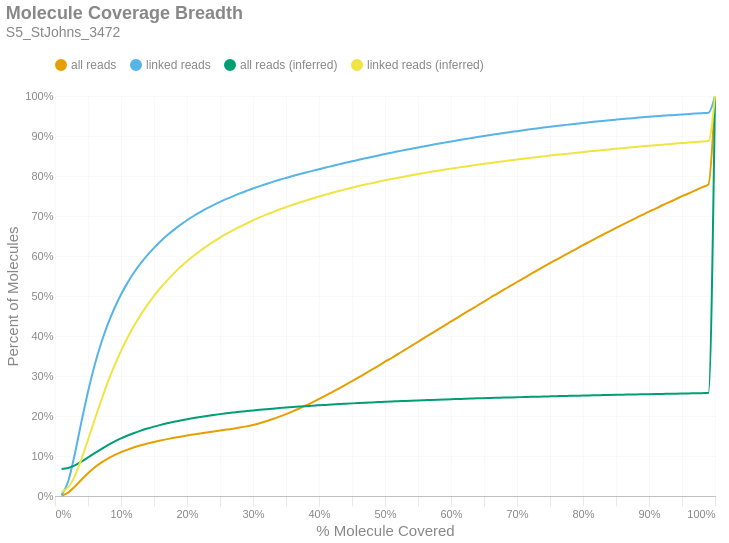

The code cell stored with this chart in its notebook:
### Markdown cell above
### Molecule Read Coverage
This chart shows molecule coverage breadth as computed by the number of bases aligned to that molecule. In other words, "*how much of each unique long molecule is actually sequenced/aligned?*" Keep in mind there is a distinction between sequences and alignments, since some sequences belonging to a particular molecule may not align well and wouldn't appear in the alignment data. This chart also shows molecule coverage breadth as computed by the *inferred fragment* from which the aligned sequences originate. Unlike read coverage, this calculation takes into account the total insert size, including unsequenced gaps between the forward and reverse reads. Like the previous figures, these are cumulative percents.

### Code cell
if SKIPLR:
    print_html(f"Skipped")
else:
    binned_df = consolidated_hist(valids['coverage_bp'], mask, 0.01, True)
    binned_df_inf = consolidated_hist(valids['coverage_inserts'], mask, 0.01, True)
    binned_df = binned_df.with_columns(pl.lit(binned_df_inf['all reads (cumsum)']).alias('all reads (inferred)'))
    binned_df = binned_df.with_columns(pl.lit(binned_df_inf['linked reads (cumsum)']).alias('linked reads (inferred)'))
    binned_df = binned_df.with_columns(
        (pl.col('bin').cast(pl.Float64) + 0.01).alias('right_edge')
    )

    with SafeRender(binned_df):
        (
            density_plot(binned_df, 'Molecule Coverage Breadth', samplename, 'molcov', ['all reads (inferred)','linked reads (inferred)'])
            .encode(
                #x=alt.X('bin:Q', title="% Molecule Covered").axis(format = '%').scale(padding=0),
                x=alt.X('right_edge:Q', title="% Molecule Covered").axis(format='%').scale(padding=0),
                y=alt.Y('value:Q', title='Percent of Molecules')
                    .axis(format='%')
                    .stack(False)
                    .scale(domainMin=0, padding=0),
                color=alt.Color("key:N").scale(domain = ["all reads", "linked reads", "all reads (inferred)", "linked reads (inferred)"]),
                tooltip = [
                    alt.Tooltip("key:N", title = "Data Type"),
                    alt.Tooltip("range_label:N", title="% Molecule Covered"),
                    alt.Tooltip("value:Q", format = ".2%", title="% Molecules")
                ]
            )
        ).display()

### Figure 1 — Vega-Lite specification as saved in the notebook (floating-point values rounded to 4 significant figures)
{"width": "container", "height": 400, "config": {"title": {"anchor": "start", "dy": -15, "fontSize": 18, "color": "#888888", "subtitleColor": "#888888", "subtitleFontSize": 14}, "arc": {"fill": "#0072B2"}, "axis": {"domainColor": "#888888", "domainWidth": 0.5, "gridWidth": 0.2, "grid": false, "titleFontWeight": 400, "titleFontSize": 15, "labelFontSize": 11, "labelColor": "#888888", "tickColor": "#888888", "tickWidth": 0.2, "titleColor": "#888888"}, "axisBand": {"grid": false}, "axisX": {"grid": true, "tickSize": 10, "domainCap": "round"}, "axisY": {"domain": false, "grid": true, "tickSize": 0, "domainCap": "round"}, "background": "transparent", "header": {"labelFontSize": 15, "labelColor": "#888888", "titleFontSize": 15, "titleFontWeight": 600, "titleColor": "#888888"}, "legend": {"labelFont": "sans-serif", "labelFontSize": 12, "labelColor": "#888888", "symbolSize": 100, "symbolType": "circle", "titleFontSize": 12, "titlePadding": 10, "titleColor": "#888888", "title": null, "orient": "top"}, "range": {"category": ["#E69F00", "#56B4E9", "#009E73", "#F0E442", "#0072B2", "#D55E00", "#CC79A7", "#000000"], "diverging": ["#cfe8f3", "#a2d4ec", "#73bfe2", "#46abdb", "#1696d2", "#12719e"]}, "area": {"fill": "#0072B2", "fillOpacity": 0.7, "line": true, "strokeOpacity": 0.7}, "line": {"color": "#0072B2", "stroke": "#0072B2", "strokeWidth": 2}, "trail": {"color": "#0072B2", "stroke": "#0072B2", "strokeWidth": 0, "size": 1}, "point": {"filled": true, "fillOpacity": 1.0, "size": 95}, "text": {"color": "#888888", "fontSize": 11, "align": "right", "fontWeight": 400, "size": 11}, "bar": {"fill": "#0072B2", "stroke": null}, "view": {"stroke": null, "continuousWidth": 660, "continuousHeight": 400}}, "data": {"name": "data-846cc79daeae3ab130403cc5646b88bb"}, "mark": {"type": "line", "interpolate": "monotone", "point": {"opacity": 0, "size": 275}}, "encoding": {"color": {"field": "key", "scale": {"domain": ["all reads", "linked reads", "all reads (inferred)", "linked reads (inferred)"]}, "type": "nominal"}, "tooltip": [{"field": "key", "title": "Data Type", "type": "nominal"}, {"field": "range_label", "title": "% Molecule Covered", "type": "nominal"}, {"field": "value", "format": ".2%", "title": "% Molecules", "type": "quantitative"}], "x": {"axis": {"format": "%"}, "field": "right_edge", "scale": {"padding": 0}, "title": "% Molecule Covered", "type": "quantitative"}, "y": {"axis": {"format": "%"}, "field": "value", "scale": {"domainMin": 0, "padding": 0}, "stack": false, "title": "Percent of Molecules", "type": "quantitative"}}, "params": [{"name": "param_c36ac31b6afebe62", "select": {"type": "point", "fields": ["key"]}, "bind": "legend"}], "title": {"text": "Molecule Coverage Breadth", "subtitle": "S5_StJohns_3472"}, "transform": [{"fold": ["all reads (cumsum)", "linked reads (cumsum)", "all reads (inferred)", "linked reads (inferred)"]}, {"calculate": "replace(datum.key, ' (cumsum)', '')", "as": "key"}, {"filter": {"param": "param_c36ac31b6afebe62"}}], "usermeta": {"embedOptions": {"downloadFileName": "S5_StJohns_3472.molcov"}}, "$schema": "https://vega.github.io/schema/vega-lite/v6.1.0.json", "datasets": {"data-846cc79daeae3ab130403cc5646b88bb": [{"bin": "0.0", "interval": "0.0-0.01", "all reads": 0.0006902, "linked reads": 0.002417, "all reads (cumsum)": 0.0006902, "linked reads (cumsum)": 0.002417, "range_label": "0.0-0.01", "all reads (inferred)": 0.06743, "linked reads (inferred)": 0.01006, "right_edge": 0.01}, {"bin": "0.01", "interval": "0.01-0.02", "all reads": 0.007658, "linked reads": 0.034, "all reads (cumsum)": 0.008348, "linked reads (cumsum)": 0.03642, "range_label": "0.01-0.02", "all reads (inferred)": 0.07015, "linked reads (inferred)": 0.02132, "right_edge": 0.02}, {"bin": "0.02", "interval": "0.02-0.03", "all reads": 0.015, "linked reads": 0.06872, "all reads (cumsum)": 0.02335, "linked reads (cumsum)": 0.1051, "range_label": "0.02-0.03", "all reads (inferred)": 0.07654, "linked reads (inferred)": 0.04981, "right_edge": 0.03}, {"bin": "0.03", "interval": "0.03-0.04", "all reads": 0.01732, "linked reads": 0.07982, "all reads (cumsum)": 0.04067, "linked reads (cumsum)": 0.185, "range_label": "0.03-0.04", "all reads (inferred)": 0.08572, "linked reads (inferred)": 0.09187, "right_edge": 0.04}, {"bin": "0.04", "interval": "0.04-0.05", "all reads": 0.01639, "linked reads": 0.07588, "all reads (cumsum)": 0.05706, "linked reads (cumsum)": 0.2608, "range_label": "0.04-0.05", "all reads (inferred)": 0.0962, "linked reads (inferred)": 0.1403, "right_edge": 0.05}, {"bin": "0.05", "interval": "0.05-0.06", "all reads": 0.01428, "linked reads": 0.06603, "all reads (cumsum)": 0.07133, "linked reads (cumsum)": 0.3269, "range_label": "0.05-0.06", "all reads (inferred)": 0.107, "linked reads (inferred)": 0.1906, "right_edge": 0.06}, {"bin": "0.06", "interval": "0.06-0.07", "all reads": 0.01205, "linked reads": 0.05576, "all reads (cumsum)": 0.08339, "linked reads (cumsum)": 0.3826, "range_label": "0.06-0.07", "all reads (inferred)": 0.1174, "linked reads (inferred)": 0.2389, "right_edge": 0.07}, {"bin": "0.07", "interval": "0.07-0.08", "all reads": 0.01015, "linked reads": 0.047, "all reads (cumsum)": 0.09354, "linked reads (cumsum)": 0.4296, "range_label": "0.07-0.08", "all reads (inferred)": 0.1272, "linked reads (inferred)": 0.2847, "right_edge": 0.08}, {"bin": "0.08", "interval": "0.08-0.09", "all reads": 0.008621, "linked reads": 0.03979, "all reads (cumsum)": 0.1022, "linked reads (cumsum)": 0.4694, "range_label": "0.08-0.09", "all reads (inferred)": 0.136, "linked reads (inferred)": 0.3258, "right_edge": 0.09}, {"bin": "0.09", "interval": "0.09-0.1", "all reads": 0.007462, "linked reads": 0.03437, "all reads (cumsum)": 0.1096, "linked reads (cumsum)": 0.5038, "range_label": "0.09-0.1", "all reads (inferred)": 0.144, "linked reads (inferred)": 0.3629, "right_edge": 0.1}, {"bin": "0.1", "interval": "0.1-0.11", "all reads": 0.00646, "linked reads": 0.02964, "all reads (cumsum)": 0.1161, "linked reads (cumsum)": 0.5334, "range_label": "0.1-0.11", "all reads (inferred)": 0.1511, "linked reads (inferred)": 0.3963, "right_edge": 0.11}, {"bin": "0.11", "interval": "0.11-0.12", "all reads": 0.005667, "linked reads": 0.02588, "all reads (cumsum)": 0.1217, "linked reads (cumsum)": 0.5593, "range_label": "0.11-0.12", "all reads (inferred)": 0.1576, "linked reads (inferred)": 0.4264, "right_edge": 0.12}, {"bin": "0.12", "interval": "0.12-0.13", "all reads": 0.004986, "linked reads": 0.02277, "all reads (cumsum)": 0.1267, "linked reads (cumsum)": 0.5821, "range_label": "0.12-0.13", "all reads (inferred)": 0.1634, "linked reads (inferred)": 0.4535, "right_edge": 0.13}, {"bin": "0.13", "interval": "0.13-0.14", "all reads": 0.004438, "linked reads": 0.02021, "all reads (cumsum)": 0.1312, "linked reads (cumsum)": 0.6023, "range_label": "0.13-0.14", "all reads (inferred)": 0.1686, "linked reads (inferred)": 0.4779, "right_edge": 0.14}, {"bin": "0.14", "interval": "0.14-0.15", "all reads": 0.004025, "linked reads": 0.01815, "all reads (cumsum)": 0.1352, "linked reads (cumsum)": 0.6204, "range_label": "0.14-0.15", "all reads (inferred)": 0.1734, "linked reads (inferred)": 0.5003, "right_edge": 0.15}, {"bin": "0.15", "interval": "0.15-0.16", "all reads": 0.003668, "linked reads": 0.01645, "all reads (cumsum)": 0.1389, "linked reads (cumsum)": 0.6369, "range_label": "0.15-0.16", "all reads (inferred)": 0.1778, "linked reads (inferred)": 0.5206, "right_edge": 0.16}, {"bin": "0.16", "interval": "0.16-0.17", "all reads": 0.003343, "linked reads": 0.01472, "all reads (cumsum)": 0.1422, "linked reads (cumsum)": 0.6516, "range_label": "0.16-0.17", "all reads (inferred)": 0.1818, "linked reads (inferred)": 0.5392, "right_edge": 0.17}, {"bin": "0.17", "interval": "0.17-0.18", "all reads": 0.003163, "linked reads": 0.0137, "all reads (cumsum)": 0.1454, "linked reads (cumsum)": 0.6653, "range_label": "0.17-0.18", "all reads (inferred)": 0.1855, "linked reads (inferred)": 0.5566, "right_edge": 0.18}, {"bin": "0.18", "interval": "0.18-0.19", "all reads": 0.002962, "linked reads": 0.01251, "all reads (cumsum)": 0.1483, "linked reads (cumsum)": 0.6778, "range_label": "0.18-0.19", "all reads (inferred)": 0.1889, "linked reads (inferred)": 0.5724, "right_edge": 0.19}, {"bin": "0.19", "interval": "0.19-0.2", "all reads": 0.002816, "linked reads": 0.01165, "all reads (cumsum)": 0.1512, "linked reads (cumsum)": 0.6895, "range_label": "0.19-0.2", "all reads (inferred)": 0.192, "linked reads (inferred)": 0.5868, "right_edge": 0.2}, {"bin": "0.2", "interval": "0.2-0.21", "all reads": 0.002637, "linked reads": 0.01051, "all reads (cumsum)": 0.1538, "linked reads (cumsum)": 0.7, "range_label": "0.2-0.21", "all reads (inferred)": 0.1949, "linked reads (inferred)": 0.6004, "right_edge": 0.21}, {"bin": "0.21", "interval": "0.21-0.22", "all reads": 0.00256, "linked reads": 0.009813, "all reads (cumsum)": 0.1563, "linked reads (cumsum)": 0.7098, "range_label": "0.21-0.22", "all reads (inferred)": 0.1976, "linked reads (inferred)": 0.6131, "right_edge": 0.22}, {"bin": "0.22", "interval": "0.22-0.23", "all reads": 0.002425, "linked reads": 0.009001, "all reads (cumsum)": 0.1588, "linked reads (cumsum)": 0.7188, "range_label": "0.22-0.23", "all reads (inferred)": 0.2001, "linked reads (inferred)": 0.6248, "right_edge": 0.23}, {"bin": "0.23", "interval": "0.23-0.24", "all reads": 0.002428, "linked reads": 0.008496, "all reads (cumsum)": 0.1612, "linked reads (cumsum)": 0.7273, "range_label": "0.23-0.24", "all reads (inferred)": 0.2025, "linked reads (inferred)": 0.6358, "right_edge": 0.24}, {"bin": "0.24", "interval": "0.24-0.25", "all reads": 0.002425, "linked reads": 0.008105, "all reads (cumsum)": 0.1636, "linked reads (cumsum)": 0.7354, "range_label": "0.24-0.25", "all reads (inferred)": 0.2047, "linked reads (inferred)": 0.6461, "right_edge": 0.25}, {"bin": "0.25", "interval": "0.25-0.26", "all reads": 0.002338, "linked reads": 0.007407, "all reads (cumsum)": 0.166, "linked reads (cumsum)": 0.7428, "range_label": "0.25-0.26", "all reads (inferred)": 0.2068, "linked reads (inferred)": 0.6557, "right_edge": 0.26}, {"bin": "0.26", "interval": "0.26-0.27", "all reads": 0.002397, "linked reads": 0.00707, "all reads (cumsum)": 0.1684, "linked reads (cumsum)": 0.7499, "range_label": "0.26-0.27", "all reads (inferred)": 0.2087, "linked reads (inferred)": 0.6647, "right_edge": 0.27}, {"bin": "0.27", "interval": "0.27-0.28", "all reads": 0.00264, "linked reads": 0.006718, "all reads (cumsum)": 0.171, "linked reads (cumsum)": 0.7566, "range_label": "0.27-0.28", "all reads (inferred)": 0.2105, "linked reads (inferred)": 0.6733, "right_edge": 0.28}, {"bin": "0.28", "interval": "0.28-0.29", "all reads": 0.003023, "linked reads": 0.00625, "all reads (cumsum)": 0.174, "linked reads (cumsum)": 0.7628, "range_label": "0.28-0.29", "all reads (inferred)": 0.2122, "linked reads (inferred)": 0.6813, "right_edge": 0.29}, {"bin": "0.29", "interval": "0.29-0.3", "all reads": 0.003674, "linked reads": 0.006028, "all reads (cumsum)": 0.1777, "linked reads (cumsum)": 0.7689, "range_label": "0.29-0.3", "all reads (inferred)": 0.2139, "linked reads (inferred)": 0.689, "right_edge": 0.3}, {"bin": "0.3", "interval": "0.3-0.31", "all reads": 0.004301, "linked reads": 0.005741, "all reads (cumsum)": 0.182, "linked reads (cumsum)": 0.7746, "range_label": "0.3-0.31", "all reads (inferred)": 0.2155, "linked reads (inferred)": 0.6964, "right_edge": 0.31}, {"bin": "0.31", "interval": "0.31-0.32", "all reads": 0.00492, "linked reads": 0.005559, "all reads (cumsum)": 0.1869, "linked reads (cumsum)": 0.7802, "range_label": "0.31-0.32", "all reads (inferred)": 0.217, "linked reads (inferred)": 0.7033, "right_edge": 0.32}, {"bin": "0.32", "interval": "0.32-0.33", "all reads": 0.005486, "linked reads": 0.005277, "all reads (cumsum)": 0.1924, "linked reads (cumsum)": 0.7854, "range_label": "0.32-0.33", "all reads (inferred)": 0.2184, "linked reads (inferred)": 0.7098, "right_edge": 0.33}, {"bin": "0.33", "interval": "0.33-0.34", "all reads": 0.0059, "linked reads": 0.005054, "all reads (cumsum)": 0.1983, "linked reads (cumsum)": 0.7905, "range_label": "0.33-0.34", "all reads (inferred)": 0.2197, "linked reads (inferred)": 0.7161, "right_edge": 0.34}, {"bin": "0.34", "interval": "0.34-0.35", "all reads": 0.006358, "linked reads": 0.004727, "all reads (cumsum)": 0.2047, "linked reads (cumsum)": 0.7952, "range_label": "0.34-0.35", "all reads (inferred)": 0.2211, "linked reads (inferred)": 0.7222, "right_edge": 0.35}, {"bin": "0.35", "interval": "0.35-0.36", "all reads": 0.006847, "linked reads": 0.004596, "all reads (cumsum)": 0.2115, "linked reads (cumsum)": 0.7998, "range_label": "0.35-0.36", "all reads (inferred)": 0.2223, "linked reads (inferred)": 0.728, "right_edge": 0.36}, {"bin": "0.36", "interval": "0.36-0.37", "all reads": 0.007233, "linked reads": 0.004446, "all reads (cumsum)": 0.2187, "linked reads (cumsum)": 0.8043, "range_label": "0.36-0.37", "all reads (inferred)": 0.2235, "linked reads (inferred)": 0.7336, "right_edge": 0.37}, {"bin": "0.37", "interval": "0.37-0.38", "all reads": 0.007581, "linked reads": 0.004322, "all reads (cumsum)": 0.2263, "linked reads (cumsum)": 0.8086, "range_label": "0.37-0.38", "all reads (inferred)": 0.2247, "linked reads (inferred)": 0.7389, "right_edge": 0.38}, {"bin": "0.38", "interval": "0.38-0.39", "all reads": 0.007965, "linked reads": 0.004213, "all reads (cumsum)": 0.2343, "linked reads (cumsum)": 0.8128, "range_label": "0.38-0.39", "all reads (inferred)": 0.2258, "linked reads (inferred)": 0.7439, "right_edge": 0.39}, {"bin": "0.39", "interval": "0.39-0.4", "all reads": 0.008298, "linked reads": 0.004261, "all reads (cumsum)": 0.2426, "linked reads (cumsum)": 0.817, "range_label": "0.39-0.4", "all reads (inferred)": 0.2268, "linked reads (inferred)": 0.7487, "right_edge": 0.4}, {"bin": "0.4", "interval": "0.4-0.41", "all reads": 0.008361, "linked reads": 0.003996, "all reads (cumsum)": 0.2509, "linked reads (cumsum)": 0.821, "range_label": "0.4-0.41", "all reads (inferred)": 0.2278, "linked reads (inferred)": 0.7533, "right_edge": 0.41}, {"bin": "0.41", "interval": "0.41-0.42", "all reads": 0.008716, "linked reads": 0.00407, "all reads (cumsum)": 0.2597, "linked reads (cumsum)": 0.8251, "range_label": "0.41-0.42", "all reads (inferred)": 0.2288, "linked reads (inferred)": 0.758, "right_edge": 0.42}, {"bin": "0.42", "interval": "0.42-0.43", "all reads": 0.008998, "linked reads": 0.003918, "all reads (cumsum)": 0.2687, "linked reads (cumsum)": 0.829, "range_label": "0.42-0.43", "all reads (inferred)": 0.2298, "linked reads (inferred)": 0.7625, "right_edge": 0.43}, {"bin": "0.43", "interval": "0.43-0.44", "all reads": 0.009056, "linked reads": 0.003895, "all reads (cumsum)": 0.2777, "linked reads (cumsum)": 0.8329, "range_label": "0.43-0.44", "all reads (inferred)": 0.2307, "linked reads (inferred)": 0.7667, "right_edge": 0.44}, {"bin": "0.44", "interval": "0.44-0.45", "all reads": 0.009372, "linked reads": 0.003745, "all reads (cumsum)": 0.2871, "linked reads (cumsum)": 0.8367, "range_label": "0.44-0.45", "all reads (inferred)": 0.2316, "linked reads (inferred)": 0.7708, "right_edge": 0.45}, {"bin": "0.45", "interval": "0.45-0.46", "all reads": 0.00946, "linked reads": 0.003823, "all reads (cumsum)": 0.2966, "linked reads (cumsum)": 0.8405, "range_label": "0.45-0.46", "all reads (inferred)": 0.2324, "linked reads (inferred)": 0.7748, "right_edge": 0.46}, {"bin": "0.46", "interval": "0.46-0.47", "all reads": 0.009494, "linked reads": 0.003633, "all reads (cumsum)": 0.306, "linked reads (cumsum)": 0.8441, "range_label": "0.46-0.47", "all reads (inferred)": 0.2332, "linked reads (inferred)": 0.7786, "right_edge": 0.47}, {"bin": "0.47", "interval": "0.47-0.48", "all reads": 0.009752, "linked reads": 0.003611, "all reads (cumsum)": 0.3158, "linked reads (cumsum)": 0.8477, "range_label": "0.47-0.48", "all reads (inferred)": 0.234, "linked reads (inferred)": 0.7821, "right_edge": 0.48}, {"bin": "0.48", "interval": "0.48-0.49", "all reads": 0.00944, "linked reads": 0.003525, "all reads (cumsum)": 0.3252, "linked reads (cumsum)": 0.8513, "range_label": "0.48-0.49", "all reads (inferred)": 0.2348, "linked reads (inferred)": 0.7857, "right_edge": 0.49}, {"bin": "0.49", "interval": "0.49-0.5", "all reads": 0.01062, "linked reads": 0.003664, "all reads (cumsum)": 0.3359, "linked reads (cumsum)": 0.8549, "range_label": "0.49-0.5", "all reads (inferred)": 0.2356, "linked reads (inferred)": 0.7892, "right_edge": 0.5}, {"bin": "0.5", "interval": "0.5-0.51", "all reads": 0.009138, "linked reads": 0.003372, "all reads (cumsum)": 0.345, "linked reads (cumsum)": 0.8583, "range_label": "0.5-0.51", "all reads (inferred)": 0.2363, "linked reads (inferred)": 0.7925, "right_edge": 0.51}, {"bin": "0.51", "interval": "0.51-0.52", "all reads": 0.01033, "linked reads": 0.003317, "all reads (cumsum)": 0.3553, "linked reads (cumsum)": 0.8616, "range_label": "0.51-0.52", "all reads (inferred)": 0.237, "linked reads (inferred)": 0.7956, "right_edge": 0.52}, {"bin": "0.52", "interval": "0.52-0.53", "all reads": 0.009921, "linked reads": 0.003326, "all reads (cumsum)": 0.3652, "linked reads (cumsum)": 0.8649, "range_label": "0.52-0.53", "all reads (inferred)": 0.2376, "linked reads (inferred)": 0.7988, "right_edge": 0.53}, {"bin": "0.53", "interval": "0.53-0.54", "all reads": 0.01018, "linked reads": 0.003235, "all reads (cumsum)": 0.3754, "linked reads (cumsum)": 0.8682, "range_label": "0.53-0.54", "all reads (inferred)": 0.2383, "linked reads (inferred)": 0.8018, "right_edge": 0.54}, {"bin": "0.54", "interval": "0.54-0.55", "all reads": 0.01001, "linked reads": 0.003245, "all reads (cumsum)": 0.3854, "linked reads (cumsum)": 0.8714, "range_label": "0.54-0.55", "all reads (inferred)": 0.2389, "linked reads (inferred)": 0.8047, "right_edge": 0.55}, {"bin": "0.55", "interval": "0.55-0.56", "all reads": 0.0103, "linked reads": 0.00306, "all reads (cumsum)": 0.3957, "linked reads (cumsum)": 0.8745, "range_label": "0.55-0.56", "all reads (inferred)": 0.2396, "linked reads (inferred)": 0.8076, "right_edge": 0.56}, {"bin": "0.56", "interval": "0.56-0.57", "all reads": 0.01021, "linked reads": 0.003137, "all reads (cumsum)": 0.4059, "linked reads (cumsum)": 0.8776, "range_label": "0.56-0.57", "all reads (inferred)": 0.2402, "linked reads (inferred)": 0.8104, "right_edge": 0.57}, {"bin": "0.57", "interval": "0.57-0.58", "all reads": 0.01004, "linked reads": 0.002947, "all reads (cumsum)": 0.416, "linked reads (cumsum)": 0.8806, "range_label": "0.57-0.58", "all reads (inferred)": 0.2408, "linked reads (inferred)": 0.8131, "right_edge": 0.58}, {"bin": "0.58", "interval": "0.58-0.59", "all reads": 0.0101, "linked reads": 0.002905, "all reads (cumsum)": 0.4261, "linked reads (cumsum)": 0.8835, "range_label": "0.58-0.59", "all reads (inferred)": 0.2414, "linked reads (inferred)": 0.8158, "right_edge": 0.59}, {"bin": "0.59", "interval": "0.59-0.6", "all reads": 0.0103, "linked reads": 0.002901, "all reads (cumsum)": 0.4364, "linked reads (cumsum)": 0.8864, "range_label": "0.59-0.6", "all reads (inferred)": 0.2419, "linked reads (inferred)": 0.8184, "right_edge": 0.6}, {"bin": "0.6", "interval": "0.6-0.61", "all reads": 0.009812, "linked reads": 0.002791, "all reads (cumsum)": 0.4462, "linked reads (cumsum)": 0.8892, "range_label": "0.6-0.61", "all reads (inferred)": 0.2425, "linked reads (inferred)": 0.8209, "right_edge": 0.61}, {"bin": "0.61", "interval": "0.61-0.62", "all reads": 0.01012, "linked reads": 0.002746, "all reads (cumsum)": 0.4563, "linked reads (cumsum)": 0.8919, "range_label": "0.61-0.62", "all reads (inferred)": 0.243, "linked reads (inferred)": 0.8234, "right_edge": 0.62}, {"bin": "0.62", "interval": "0.62-0.63", "all reads": 0.009992, "linked reads": 0.002781, "all reads (cumsum)": 0.4663, "linked reads (cumsum)": 0.8947, "range_label": "0.62-0.63", "all reads (inferred)": 0.2435, "linked reads (inferred)": 0.8258, "right_edge": 0.63}, {"bin": "0.63", "interval": "0.63-0.64", "all reads": 0.009928, "linked reads": 0.002724, "all reads (cumsum)": 0.4762, "linked reads (cumsum)": 0.8974, "range_label": "0.63-0.64", "all reads (inferred)": 0.2441, "linked reads (inferred)": 0.8282, "right_edge": 0.64}, {"bin": "0.64", "interval": "0.64-0.65", "all reads": 0.009791, "linked reads": 0.002539, "all reads (cumsum)": 0.486, "linked reads (cumsum)": 0.9, "range_label": "0.64-0.65", "all reads (inferred)": 0.2446, "linked reads (inferred)": 0.8304, "right_edge": 0.65}, {"bin": "0.65", "interval": "0.65-0.66", "all reads": 0.01021, "linked reads": 0.002673, "all reads (cumsum)": 0.4962, "linked reads (cumsum)": 0.9026, "range_label": "0.65-0.66", "all reads (inferred)": 0.2451, "linked reads (inferred)": 0.8327, "right_edge": 0.66}, {"bin": "0.66", "interval": "0.66-0.67", "all reads": 0.009663, "linked reads": 0.002486, "all reads (cumsum)": 0.5059, "linked reads (cumsum)": 0.9051, "range_label": "0.66-0.67", "all reads (inferred)": 0.2456, "linked reads (inferred)": 0.8349, "right_edge": 0.67}, {"bin": "0.67", "interval": "0.67-0.68", "all reads": 0.009805, "linked reads": 0.002406, "all reads (cumsum)": 0.5157, "linked reads (cumsum)": 0.9075, "range_label": "0.67-0.68", "all reads (inferred)": 0.246, "linked reads (inferred)": 0.837, "right_edge": 0.68}, {"bin": "0.68", "interval": "0.68-0.69", "all reads": 0.009543, "linked reads": 0.002292, "all reads (cumsum)": 0.5253, "linked reads (cumsum)": 0.9098, "range_label": "0.68-0.69", "all reads (inferred)": 0.2465, "linked reads (inferred)": 0.8391, "right_edge": 0.69}, {"bin": "0.69", "interval": "0.69-0.7", "all reads": 0.009764, "linked reads": 0.002327, "all reads (cumsum)": 0.535, "linked reads (cumsum)": 0.9121, "range_label": "0.69-0.7", "all reads (inferred)": 0.2469, "linked reads (inferred)": 0.8412, "right_edge": 0.7}, {"bin": "0.7", "interval": "0.7-0.71", "all reads": 0.009419, "linked reads": 0.002295, "all reads (cumsum)": 0.5444, "linked reads (cumsum)": 0.9144, "range_label": "0.7-0.71", "all reads (inferred)": 0.2474, "linked reads (inferred)": 0.8431, "right_edge": 0.71}, {"bin": "0.71", "interval": "0.71-0.72", "all reads": 0.009437, "linked reads": 0.00233, "all reads (cumsum)": 0.5539, "linked reads (cumsum)": 0.9168, "range_label": "0.71-0.72", "all reads (inferred)": 0.2478, "linked reads (inferred)": 0.8451, "right_edge": 0.72}, {"bin": "0.72", "interval": "0.72-0.73", "all reads": 0.009494, "linked reads": 0.002193, "all reads (cumsum)": 0.5634, "linked reads (cumsum)": 0.919, "range_label": "0.72-0.73", "all reads (inferred)": 0.2482, "linked reads (inferred)": 0.847, "right_edge": 0.73}, {"bin": "0.73", "interval": "0.73-0.74", "all reads": 0.009202, "linked reads": 0.00213, "all reads (cumsum)": 0.5726, "linked reads (cumsum)": 0.9211, "range_label": "0.73-0.74", "all reads (inferred)": 0.2487, "linked reads (inferred)": 0.849, "right_edge": 0.74}, {"bin": "0.74", "interval": "0.74-0.75", "all reads": 0.009675, "linked reads": 0.002072, "all reads (cumsum)": 0.5822, "linked reads (cumsum)": 0.9232, "range_label": "0.74-0.75", "all reads (inferred)": 0.2491, "linked reads (inferred)": 0.851, "right_edge": 0.75}, {"bin": "0.75", "interval": "0.75-0.76", "all reads": 0.008878, "linked reads": 0.001962, "all reads (cumsum)": 0.5911, "linked reads (cumsum)": 0.9251, "range_label": "0.75-0.76", "all reads (inferred)": 0.2495, "linked reads (inferred)": 0.8528, "right_edge": 0.76}, {"bin": "0.76", "interval": "0.76-0.77", "all reads": 0.009092, "linked reads": 0.001878, "all reads (cumsum)": 0.6002, "linked reads (cumsum)": 0.927, "range_label": "0.76-0.77", "all reads (inferred)": 0.2499, "linked reads (inferred)": 0.8546, "right_edge": 0.77}, {"bin": "0.77", "interval": "0.77-0.78", "all reads": 0.008989, "linked reads": 0.001903, "all reads (cumsum)": 0.6092, "linked reads (cumsum)": 0.9289, "range_label": "0.77-0.78", "all reads (inferred)": 0.2503, "linked reads (inferred)": 0.8564, "right_edge": 0.78}, {"bin": "0.78", "interval": "0.78-0.79", "all reads": 0.008893, "linked reads": 0.001833, "all reads (cumsum)": 0.6181, "linked reads (cumsum)": 0.9307, "range_label": "0.78-0.79", "all reads (inferred)": 0.2507, "linked reads (inferred)": 0.8581, "right_edge": 0.79}, {"bin": "0.79", "interval": "0.79-0.8", "all reads": 0.009304, "linked reads": 0.001847, "all reads (cumsum)": 0.6274, "linked reads (cumsum)": 0.9326, "range_label": "0.79-0.8", "all reads (inferred)": 0.2511, "linked reads (inferred)": 0.8599, "right_edge": 0.8}, {"bin": "0.8", "interval": "0.8-0.81", "all reads": 0.008446, "linked reads": 0.001742, "all reads (cumsum)": 0.6358, "linked reads (cumsum)": 0.9343, "range_label": "0.8-0.81", "all reads (inferred)": 0.2515, "linked reads (inferred)": 0.8616, "right_edge": 0.81}, {"bin": "0.81", "interval": "0.81-0.82", "all reads": 0.008635, "linked reads": 0.001729, "all reads (cumsum)": 0.6445, "linked reads (cumsum)": 0.9361, "range_label": "0.81-0.82", "all reads (inferred)": 0.2519, "linked reads (inferred)": 0.8632, "right_edge": 0.82}, {"bin": "0.82", "interval": "0.82-0.83", "all reads": 0.008642, "linked reads": 0.00167, "all reads (cumsum)": 0.6531, "linked reads (cumsum)": 0.9377, "range_label": "0.82-0.83", "all reads (inferred)": 0.2522, "linked reads (inferred)": 0.8649, "right_edge": 0.83}, {"bin": "0.83", "interval": "0.83-0.84", "all reads": 0.008589, "linked reads": 0.001628, "all reads (cumsum)": 0.6617, "linked reads (cumsum)": 0.9394, "range_label": "0.83-0.84", "all reads (inferred)": 0.2526, "linked reads (inferred)": 0.8665, "right_edge": 0.84}, {"bin": "0.84", "interval": "0.84-0.85", "all reads": 0.008369, "linked reads": 0.00156, "all reads (cumsum)": 0.6701, "linked reads (cumsum)": 0.9409, "range_label": "0.84-0.85", "all reads (inferred)": 0.2529, "linked reads (inferred)": 0.868, "right_edge": 0.85}, {"bin": "0.85", "interval": "0.85-0.86", "all reads": 0.008418, "linked reads": 0.00152, "all reads (cumsum)": 0.6785, "linked reads (cumsum)": 0.9424, "range_label": "0.85-0.86", "all reads (inferred)": 0.2533, "linked reads (inferred)": 0.8696, "right_edge": 0.86}, {"bin": "0.86", "interval": "0.86-0.87", "all reads": 0.008204, "linked reads": 0.001433, "all reads (cumsum)": 0.6867, "linked reads (cumsum)": 0.9439, "range_label": "0.86-0.87", "all reads (inferred)": 0.2536, "linked reads (inferred)": 0.8711, "right_edge": 0.87}, {"bin": "0.87", "interval": "0.87-0.88", "all reads": 0.008246, "linked reads": 0.001414, "all reads (cumsum)": 0.6949, "linked reads (cumsum)": 0.9453, "range_label": "0.87-0.88", "all reads (inferred)": 0.254, "linked reads (inferred)": 0.8727, "right_edge": 0.88}, {"bin": "0.88", "interval": "0.88-0.89", "all reads": 0.007972, "linked reads": 0.001381, "all reads (cumsum)": 0.7029, "linked reads (cumsum)": 0.9467, "range_label": "0.88-0.89", "all reads (inferred)": 0.2543, "linked reads (inferred)": 0.8741, "right_edge": 0.89}, {"bin": "0.89", "interval": "0.89-0.9", "all reads": 0.008087, "linked reads": 0.001308, "all reads (cumsum)": 0.711, "linked reads (cumsum)": 0.948, "range_label": "0.89-0.9", "all reads (inferred)": 0.2546, "linked reads (inferred)": 0.8755, "right_edge": 0.9}, {"bin": "0.9", "interval": "0.9-0.91", "all reads": 0.007447, "linked reads": 0.001182, "all reads (cumsum)": 0.7185, "linked reads (cumsum)": 0.9491, "range_label": "0.9-0.91", "all reads (inferred)": 0.2549, "linked reads (inferred)": 0.8769, "right_edge": 0.91}, {"bin": "0.91", "interval": "0.91-0.92", "all reads": 0.008474, "linked reads": 0.001275, "all reads (cumsum)": 0.7269, "linked reads (cumsum)": 0.9504, "range_label": "0.91-0.92", "all reads (inferred)": 0.2553, "linked reads (inferred)": 0.8783, "right_edge": 0.92}, {"bin": "0.92", "interval": "0.92-0.93", "all reads": 0.007043, "linked reads": 0.001166, "all reads (cumsum)": 0.734, "linked reads (cumsum)": 0.9516, "range_label": "0.92-0.93", "all reads (inferred)": 0.2556, "linked reads (inferred)": 0.8796, "right_edge": 0.93}, {"bin": "0.93", "interval": "0.93-0.94", "all reads": 0.007641, "linked reads": 0.001112, "all reads (cumsum)": 0.7416, "linked reads (cumsum)": 0.9527, "range_label": "0.93-0.94", "all reads (inferred)": 0.2559, "linked reads (inferred)": 0.881, "right_edge": 0.94}, {"bin": "0.94", "interval": "0.94-0.95", "all reads": 0.008141, "linked reads": 0.001151, "all reads (cumsum)": 0.7498, "linked reads (cumsum)": 0.9539, "range_label": "0.94-0.95", "all reads (inferred)": 0.2562, "linked reads (inferred)": 0.8823, "right_edge": 0.95}, {"bin": "0.95", "interval": "0.95-0.96", "all reads": 0.006602, "linked reads": 0.001048, "all reads (cumsum)": 0.7564, "linked reads (cumsum)": 0.9549, "range_label": "0.95-0.96", "all reads (inferred)": 0.2565, "linked reads (inferred)": 0.8836, "right_edge": 0.96}, {"bin": "0.96", "interval": "0.96-0.97", "all reads": 0.007683, "linked reads": 0.001065, "all reads (cumsum)": 0.764, "linked reads (cumsum)": 0.956, "range_label": "0.96-0.97", "all reads (inferred)": 0.2568, "linked reads (inferred)": 0.8848, "right_edge": 0.97}, {"bin": "0.97", "interval": "0.97-0.98", "all reads": 0.007706, "linked reads": 0.00104, "all reads (cumsum)": 0.7717, "linked reads (cumsum)": 0.957, "range_label": "0.97-0.98", "all reads (inferred)": 0.2571, "linked reads (inferred)": 0.8861, "right_edge": 0.98}, {"bin": "0.98", "interval": "0.98-0.99", "all reads": 0.006938, "linked reads": 0.0009861, "all reads (cumsum)": 0.7787, "linked reads (cumsum)": 0.958, "range_label": "0.98-0.99", "all reads (inferred)": 0.2575, "linked reads (inferred)": 0.8874, "right_edge": 0.99}, {"bin": "0.99", "interval": "0.99-1.0", "all reads": 0.2213, "linked reads": 0.04201, "all reads (cumsum)": 1.0, "linked reads (cumsum)": 1.0, "range_label": "0.99-1.0", "all reads (inferred)": 1.0, "linked reads (inferred)": 1.0, "right_edge": 1.0}]}}
